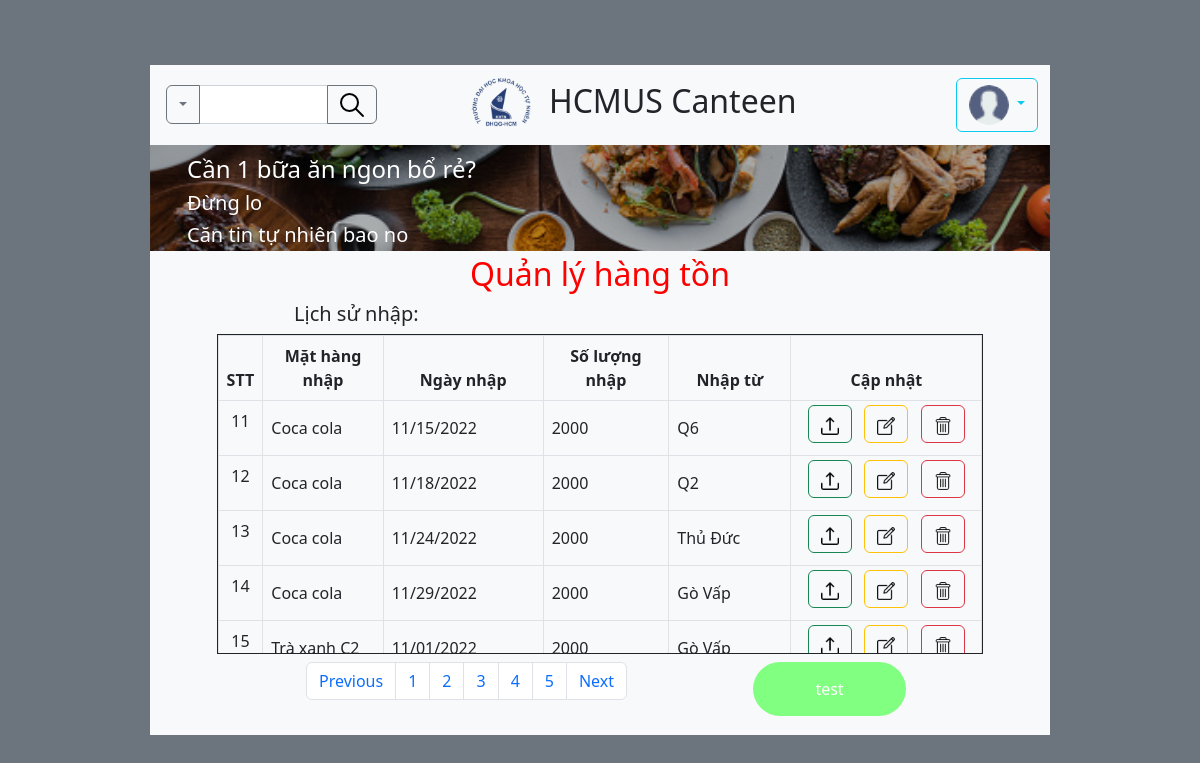
Page /View/inventory.php?page=2 (signed in) on the committed database.
### tables this page shows
CREATE TABLE IF NOT EXISTS CT_NHAP
(
  MAHANG      char(5),
  MAPHIEUNHAP char(5),
  SOLUONG     int,
  primary key (MAHANG, MAPHIEUNHAP)
);

CREATE TABLE IF NOT EXISTS MAT_HANG
(
  MAHANG   char(5),
  TENHANG  varchar(20),
  IMAGE    text,
  LOAIHANG varchar(10),
  DONGIA   int,
  SOLUONG     int,
  primary key (MAHANG)
);

CREATE TABLE IF NOT EXISTS PHIEU_NHAP_HANG
(
  MAPHIEUNHAP char(5),
  NGAYNHAP    DATE,
  DIACHIKHO   varchar(50),
  primary key (MAPHIEUNHAP)
);

### View/inventory.php (the view, shortened to what this page needs)
<?php
include "../Model/db_connect.php";
$sql = "SELECT ct.MAHANG, ct.MAPHIEUNHAP, ct.SOLUONG, hang.TENHANG, phieu.NGAYNHAP, phieu.DIACHIKHO
        FROM ct_nhap ct
        JOIN mat_hang hang on ct.MAHANG = hang.MAHANG
        JOIN phieu_nhap_hang phieu on ct.MAPHIEUNHAP = phieu.MAPHIEUNHAP;";
$query = $conn->query($sql);
$query->setFetchMode(PDO::FETCH_ASSOC);
$listInventory = array();
while ($row = $query->fetch()) {
    array_push($listInventory, $row);
}
$tenPerPage = ceil(count($listInventory) / 10);
$page = isset($_GET['page']) ? $_GET['page'] - 1 : 0;
$prev = $page <= 0 ? "disabled" : "";
$next = $page >= $tenPerPage - 1 ? "disabled" : "";
?>
<!DOCTYPE html>
<html lang="en">
<head>
    <link href="https://cdn.jsdelivr.net/npm/bootstrap@5.2.3/dist/css/bootstrap.min.css" rel="stylesheet">
    <link rel="stylesheet" href="../assets/css/style.css">
</head>
<body>
    <div class="vh-100 d-flex align-items-center justify-content-center bg-secondary">
        <div class="container w-75 bg-light">
            <?php include "./header.php" ?>
            <div class="container" style="height:480px">
                <div class="row h2 mt-1 justify-content-center " style="color: #FD0000">Quản lý hàng tồn</div>
                <div class="row h5" style="margin-left: 120px;">Lịch sử nhập:</div>
                <div class="row overflow-auto border border-dark" style="width: 90%; height: 320px; margin: auto;">
                    <table class="table table-bordered table-hover text-center m-0">
                        <thead>
                            <tr>
                                <th>STT</th>
                                <th>Mặt hàng nhập</th>
                                <th>Ngày nhập</th>
                                <th>Số lượng nhập</th>
                                <th>Nhập từ</th>
                                <th class="w-25">Cập nhật</th>
                            </tr>
                        </thead>
                        <tbody>
                            <?php for ($i = $page * 10; $i < min(($page + 1) * 10, count($listInventory)); $i++) { ?>
                                <tr>
                                    <form action="../Control/update-inventory.php" method="POST">
                                        <td> <?php echo $i + 1; ?> </td>
                                        <td>
                                            <input type="text" id="<?php echo "name" . $i ?>" name="tenhang" class="form-control-plaintext align-center" value="<?php echo $listInventory[$i]['TENHANG'] ?>" readonly/>
                                        </td>
                                        <td>
                                            <input type="date" id="<?php echo "date" . $i ?>" name="ngaynhap" class="form-control-plaintext" value="<?php echo $listInventory[$i]['NGAYNHAP'] ?>" readonly/>
                                        </td>
                                        <td>
                                            <input type="text" id="<?php echo "count" . $i ?>" name="soluong" class="form-control-plaintext" value="<?php echo $listInventory[$i]['SOLUONG'] ?>" readonly/>
                                        </td>
                                        <td>
                                            <input type="text" id="<?php echo "location" . $i ?>" name="diachi" class="form-control-plaintext" value="<?php echo $listInventory[$i]['DIACHIKHO'] ?>" readonly/>
                                        </td>
                                        <td class="p-0">
                                            <button type="submit" name="update" value="update" class="btn btn-outline-success m-1">
                                                <img src="../assets/images/png/icons/upload.png" style="width: 18px; height: 18px" alt="">
                                            </button>
                                            <button type="button" id="<?php echo "button" . $i ?>" onclick="editButton('<?php echo $i ?>')" class="btn btn-outline-warning m-1">
                                                <img src="../assets/images/png/icons/editing.png" id="<?php echo "image" . $i ?>" style="width: 18px; height: 18px" alt="">
                                            </button>
                                            <button type="submit" name="delete" value="delete" class="btn btn-outline-danger m-1">
                                                <img src="../assets/images/png/icons/delete.png" style="width: 18px; height: 18px" alt="">
                                            </button>
                                        </td>
                                    </form>
                                </tr>
                            <?php } ?>
                        </tbody>
                    </table>
                </div>
                <div class="row mt-2 justify-content-spacebetween" style="margin: 0px 120px;">
                    <nav class="col" aria-label="Page navigation example">
                        <ul class="pagination">
                            <li class="page-item <?php echo $prev ?>">
                                <a class="page-link" href="./inventory.php?page=<?php echo $page ?>">Previous</a>
                            </li>
                            <?php for ($i = 1; $i <= $tenPerPage; $i++) { ?>
                                <li class="page-item">
                                    <a class="page-link" href="./inventory.php?page=<?php echo $i ?>"> <?php echo $i ?></a>
                                </li>
                            <?php } ?>
                            <li class="page-item <?php echo $next ?>">
                                <a class="page-link" href="./inventory.php?page=<?php echo $page + 2 ?>">Next</a>
                            </li>
                        </ul>
                    </nav>
                    <button data-modal-target="#form-modal" class="col-3 btn text-white" style="border-radius: 8rem; padding: 0.75rem 2.5rem; background: #80ff80;"> test</button>
                </div>
            </div>
        </div>
    </div>
</body>
</html>

### assets/css/style.css (style rules this page uses)
*, *::before, *::after { box-sizing: border-box; }

### rows in the picture
ct_nhap: tenhang "Coca cola", ngaynhap "11/15/2022", soluong "2000", diachi "Q6"
ct_nhap: tenhang "Coca cola", ngaynhap "11/18/2022", soluong "2000", diachi "Q2"
ct_nhap: tenhang "Coca cola", ngaynhap "11/24/2022", soluong "2000", diachi "Thủ Đức"
ct_nhap: tenhang "Coca cola", ngaynhap "11/29/2022", soluong "2000", diachi "Gò Vấp"
ct_nhap: tenhang "Trà xanh C2", ngaynhap "11/01/2022", soluong "2000", diachi "Gò Vấp"
